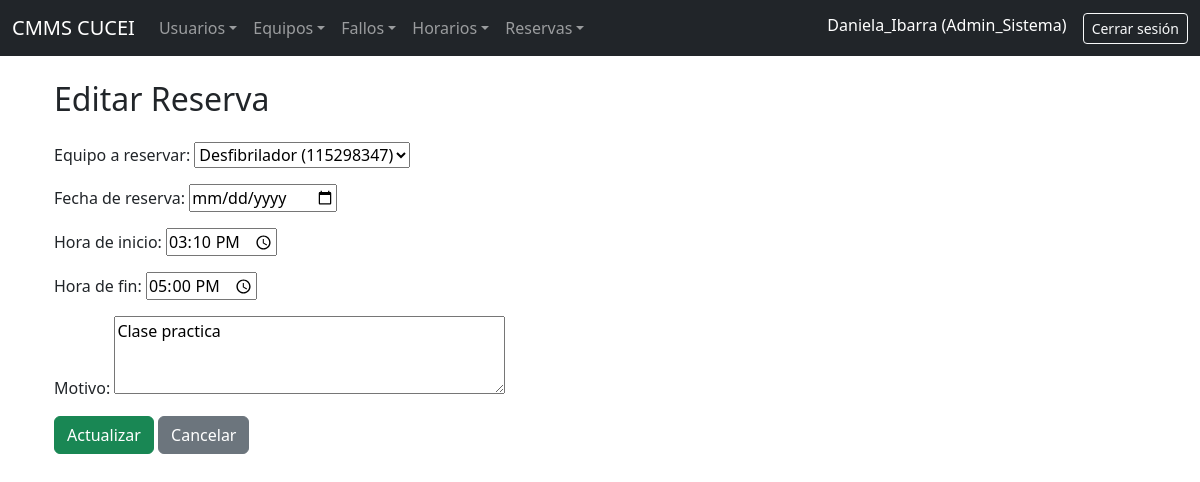
Page /reservas/editar/1/ (signed in) on the committed database.
### CMMS_Lab/models.py (models this page shows, shortened)
class PerfilUsuario(models.Model):
    user = models.OneToOneField(User, on_delete=models.CASCADE)
    rol = models.CharField(max_length=20, choices=[
        ('estudiante', 'Estudiante'),
        ('biomedico', 'Biomedico'),
        ('admin_sistema', 'Administrador del sistema'),
    ])
    matricula = models.CharField(max_length=20, blank=True, null=True)
    telefono = models.CharField(max_length=15, blank=True, null=True)
    especialidad = models.CharField(max_length=100, blank=True, null=True)

class ReservaEquipo(models.Model):
    equipo = models.ForeignKey(EquipoMedico, on_delete=models.CASCADE)
    usuario = models.ForeignKey(User, on_delete=models.CASCADE)
    fecha_reserva = models.DateField()
    hora_inicio = models.TimeField()
    hora_fin = models.TimeField()
    motivo = models.TextField(blank=True)

### CMMS_Lab/views.py (the view)
# urls.py: path('reservas/editar/<int:reserva_id>/', views.editar_reserva, name='editar_reserva'),
@login_required
def editar_reserva(request, reserva_id):
    if request.user.perfilusuario.rol not in ['admin_sistema', 'biomedico']:
        return redirect('dashboard')
    reserva = get_object_or_404(ReservaEquipo, id=reserva_id)
    form = ReservaEquipoForm(request.POST or None, instance=reserva)
    if request.method == 'POST':
        if form.is_valid():
            form.save()
            return redirect('lista_reservas')
    return render(request, 'reservas/editar.html', {'form': form})

### CMMS_Lab/forms.py
class ReservaEquipoForm(forms.ModelForm):
    class Meta:
        model = ReservaEquipo
        fields = ['equipo', 'fecha_reserva', 'hora_inicio', 'hora_fin', 'motivo']
        widgets = {
            'fecha_reserva': forms.DateInput(attrs={'type': 'date'}),
            'hora_inicio': forms.TimeInput(attrs={'type': 'time'}),
            'hora_fin': forms.TimeInput(attrs={'type': 'time'}),
            'motivo': forms.Textarea(attrs={'rows': 3}),
        }
        labels = {
            'equipo': 'Equipo a reservar',
            'fecha_reserva': 'Fecha de reserva',
            'hora_inicio': 'Hora de inicio',
            'hora_fin': 'Hora de fin',
            'motivo': 'Motivo',
        }

### CMMS_Lab/models.py (called while the page is built)
    def __str__(self):
        return f"{self.nombre} ({self.numero_serie})"

### CMMS_Lab/templates/reservas/editar.html (shortened to what this page needs)
{% extends 'base.html' %}
{% block content %}
<div class="container">
    <h2 class="mb-4">Editar Reserva</h2>
    <form method="post">
        {{ form.as_p }}
        <button type="submit" class="btn btn-success">Actualizar</button>
        <a href="{% url 'lista_reservas' %}" class="btn btn-secondary">Cancelar</a>
    </form>
</div>
{% endblock %}

### CMMS_Lab/templates/base.html (shortened to what this page needs)
<!DOCTYPE html>
<html lang="es">
<head>
    <link href="https://cdn.jsdelivr.net/npm/bootstrap@5.3.0/dist/css/bootstrap.min.css" rel="stylesheet">
</head>
<body>
    <nav class="navbar navbar-expand-lg navbar-dark bg-dark">
        <div class="container-fluid">
            <a class="navbar-brand" href="{% url 'dashboard' %}">CMMS CUCEI</a>
            <div class="collapse navbar-collapse" id="navbarCMMS">
                {% if user.is_authenticated %}
                    {% with rol=user.perfilusuario.rol %}
                    <ul class="navbar-nav me-auto mb-2 mb-lg-0">
{% if rol != 'estudiante' %}
<li class="nav-item dropdown">
    <a class="nav-link dropdown-toggle" href="#" data-bs-toggle="dropdown">Usuarios</a>
</li>
{% endif %}
                        <li class="nav-item dropdown">
                            <a class="nav-link dropdown-toggle" href="#" data-bs-toggle="dropdown">Equipos</a>
                        </li>
                        <li class="nav-item dropdown">
                            <a class="nav-link dropdown-toggle" href="#" data-bs-toggle="dropdown">Fallos</a>
                        </li>
                        {% if rol != 'estudiante' %}
                        <li class="nav-item dropdown">
                            <a class="nav-link dropdown-toggle" href="#" data-bs-toggle="dropdown">Horarios</a>
                        </li>
                        {% endif %}
                        {% if rol in 'admin_sistema' or rol == 'biomedico' %}
                        <li class="nav-item dropdown">
                            <a class="nav-link dropdown-toggle" href="#" data-bs-toggle="dropdown">Reservas</a>
                        </li>
                        {% endif %}
                    </ul>
                    <ul class="navbar-nav ms-auto">
                        <li class="nav-item">
                            <span class="navbar-text text-white me-3">
                                {{ user.username }} ({{ rol|title }})
                            </span>
                        </li>
                        <li class="nav-item">
                            <a class="btn btn-outline-light btn-sm" href="{% url 'logout' %}">Cerrar sesión</a>
                        </li>
                    </ul>
                    {% endwith %}
                {% else %}
                    <ul class="navbar-nav ms-auto">
                        <li class="nav-item">
                            <a class="btn btn-outline-light" href="{% url 'login' %}">Iniciar sesión</a>
                        </li>
                    </ul>
                {% endif %}
            </div>
        </div>
    </nav>
    <div class="container mt-4">
        {% block content %}
        {% endblock %}
    </div>
</body>
</html>

### rows in the picture
PerfilUsuario: rol "Admin_Sistema"
ReservaEquipo: equipo "Desfibrilador (115298347)", hora_inicio "15:10:00", hora_fin "17:00:00", motivo "Clase practica"

### other values in the picture
{{ user.username }} "Daniela_Ibarra"
